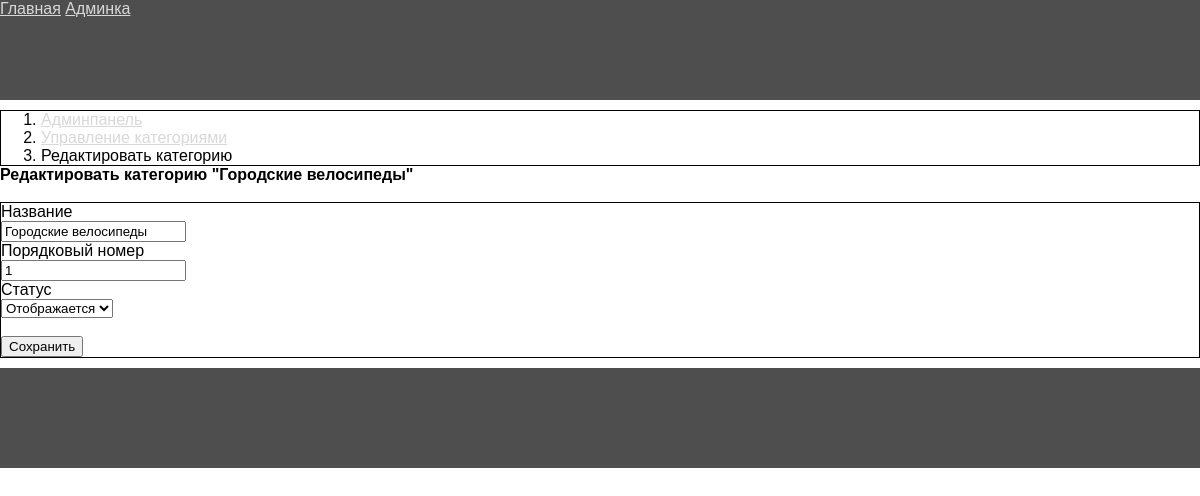
Page /admin/category/update/1 (signed in) on the committed database.
### tables this page shows
CREATE TABLE `categories` (
  `id_category` int(11) NOT NULL,
  `name` varchar(255) NOT NULL,
  `sort_order` int(11) NOT NULL DEFAULT '0',
  `status` int(11) NOT NULL DEFAULT '1'
);

### backend/controllers/AdminCategoryController.php (called while the page is built, shortened)
<?php
class AdminCategoryController extends AdminBase {
    public function updateAction($id) {
        $category = Category::getCategoryById($id);
        $data = [
            'category'=>$category
        ];
        $v = new View('admin_category/update.php');
        $v->render($data);
        return true;
    }
}

### core/App.php (called while the page is built, shortened)
<?php
class App {
    private $routes;
    function __construct() {
        $this->routes = include('./config/routes.php');
    }
    private function getURI() {
        if (!empty($_SERVER['REQUEST_URI'])) {
            return trim($_SERVER['REQUEST_URI'], '/');
        }
    }
    public function run() {
        $uri = $this->getURI();
        foreach ($this->routes as $uriPattern => $path) {
            if (preg_match("~$uriPattern~", $uri)) {
                $internalRoute = preg_replace("~$uriPattern~", $path, $uri);
                $segments = explode('/', $internalRoute);
                $controllerName = array_shift($segments) . 'Controller';
                $actionName = ucfirst(array_shift($segments)) . 'Action';
                $parameters = $segments;
                $controllerObject = new $controllerName;
                $result = call_user_func_array(array($controllerObject, $actionName), $parameters);
                if ($result != null) {
                    break;
                }
            }
        }
    }
}

### index.php (called while the page is built, shortened)
<?php
include "./core/Autoloader.php";
$app = new App();
$app->run();

### core/Autoloader.php (called while the page is built, shortened)
<?php
spl_autoload_register(function ($class_name) {
	$directories = [
        'backend/views/',
        'backend/models/',
        'backend/controllers/',
        'core/',
        ];
});

### core/DatabaseHandler.php (called while the page is built, shortened)
<?php
class DatabaseHandler {
    private static $_mHandler;
    private static function GetHandler() {
        if (!isset(self::$_mHandler)) {
            try {
                self::$_mHandler = 	new PDO(PDO_DSN, DB_USERNAME, DB_PASSWORD, array(PDO::ATTR_PERSISTENT => DB_PERSISTENCY));
                self::$_mHandler->setAttribute(PDO::ATTR_ERRMODE, PDO::ERRMODE_EXCEPTION);
            } catch (PDOException $e){
                self::Close();
                trigger_error($e->getMessage(), E_USER_ERROR);
                $app = new App();
                $app->logger->log('db ' . $e->getMessage());
            }
        }
        return self::$_mHandler;
    }
    public static function GetRow($sqlQuery, $params = null, $fetchStyle = PDO::FETCH_ASSOC) {
        $result = null;
        try {
            $database_handler = self::GetHandler();
            $statement_handler = $database_handler->prepare($sqlQuery);
            $statement_handler->execute($params);
            $result = $statement_handler->fetch($fetchStyle);
        } catch(PDOException $e) {
            self::Close();
            trigger_error($e->getMessage(), E_USER_ERROR);
            $app = new App();
            $app->logger->log('db ' . $e->getMessage());
        }
        return $result;
    }
}
?>

### backend/models/Category.php (called while the page is built, shortened)
<?php
class Category {
    public static function getCategoryById($id) {
        $query = 'SELECT * FROM categories WHERE id_category = :id';
        $result = DatabaseHandler::GetRow($query, ['id'=>$id]);
        return $result;
    }
}

### assets/tpl/admin_category/update.php (the view, shortened to what this page needs)
<?php include './assets/tpl/layouts/header_adm.php'; ?>
    <div>
        <ol>
            <li><a href="/admin">Админпанель</a></li>
            <li><a href="/admin/category">Управление категориями</a></li>
            <li>Редактировать категорию</li>
        </ol>
    </div>
    <h4>Редактировать категорию "<?= $category['name']; ?>"</h4>
    <br/>
    <div>
        <form action="#" method="post">
            <p>Название</p>
            <input type="text" name="name" placeholder="" value="<?= $category['name']; ?>">
            <p>Порядковый номер</p>
            <input type="text" name="sort_order" placeholder="" value="<?= $category['sort_order']; ?>">
            <p>Статус</p>
            <select name="status">
                <option value="1" <?php if ($category['status'] == 1) echo ' selected="selected"'; ?>>Отображается</option>
            </select>
            <br><br>
            <input type="submit" name="submit" value="Сохранить">
        </form>
    </div>
<?php include './assets/tpl/layouts/footer.php'; ?>

### assets/css/style.css (style rules this page uses)
* { box-sizing: border-box; font-family: sans-serif; margin: 0; }
a { color: #d8d8d8; }
div { border: 1px solid black; }

### rows in the picture
categories: name "Городские велосипеды", sort_order "1", status "Отображается"
